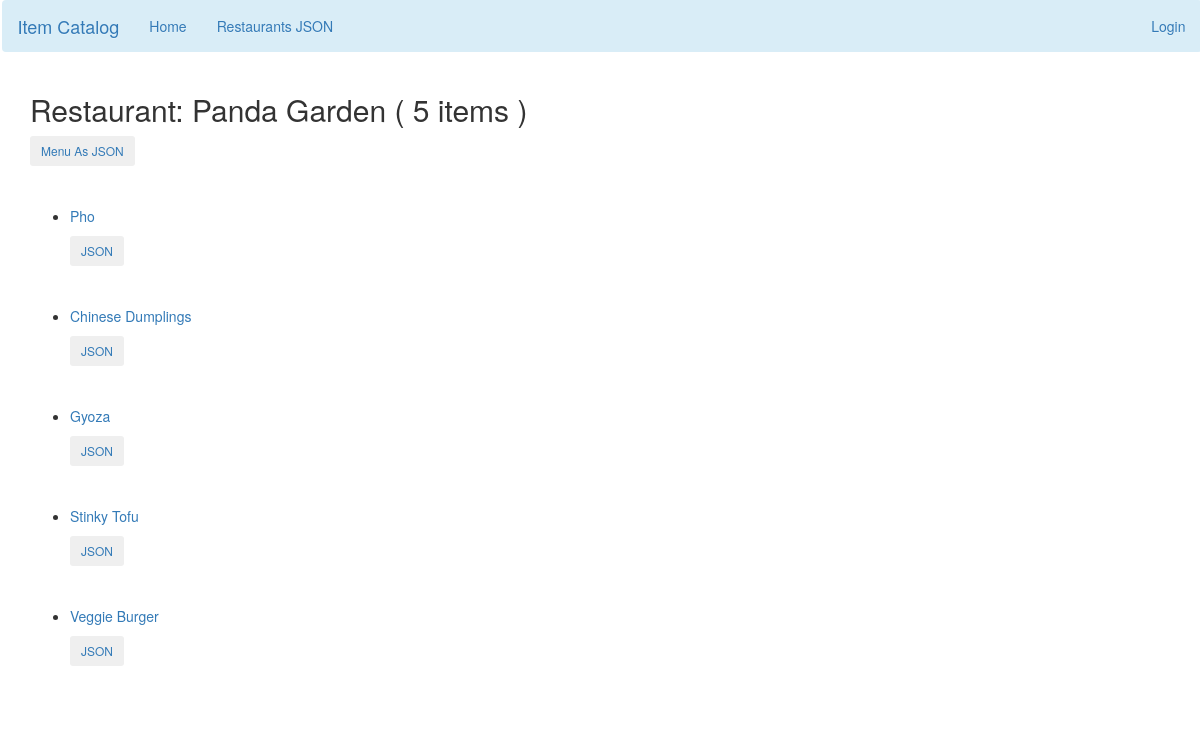
The page /restaurant/3/menu/ on the database its author committed.
### database_setup.py (models this page shows, shortened)
class Restaurant(Base):
    __tablename__ = 'restaurant'
    id = Column(Integer, primary_key=True)
    name = Column(String(250), nullable=False)
    user_id = Column(Integer, ForeignKey('user.id'))
    user = relationship(User)

class MenuItem(Base):
    __tablename__ = 'menu_item'
    name = Column(String(80), nullable=False)
    id = Column(Integer, primary_key=True)
    description = Column(String(250))
    price = Column(String(8))
    course = Column(String(250))
    restaurant_id = Column(Integer, ForeignKey('restaurant.id'))
    restaurant = relationship(Restaurant)
    user_id = Column(Integer, ForeignKey('user.id'))
    user = relationship(User)

### project.py (the view)
@app.route(
    '/restaurant/<int:restaurant_id>/',
    methods=['GET', 'POST'])
@app.route(
    '/restaurant/<int:restaurant_id>/menu/',
    methods=['GET', 'POST'])
def showMenu(restaurant_id):
    restaurant = session.query(Restaurant).filter_by(
        id=restaurant_id).one()
    items = session.query(MenuItem).filter_by(
        restaurant_id=restaurant_id).all()
    quantity = len(items)
    return render_template(
        'menu.html',
        restaurant=restaurant, items=items, quantity=quantity)

### templates/menu.html (shortened to what this page needs)
{% extends "main.html" %}
{% block content %}
{% include "flash.html" %}
    <div class="row">
        <div class="col-md-6">
            <h2>Restaurant: {{restaurant.name}} ( {{ quantity }} items )</h2>
            <a href = "{{url_for('restaurantMenuJSON',restaurant_id = restaurant.id)}}">
                <button class="btn btn-secondary btn-sm">Menu As JSON
                </button>
            </a><br><br>
            {% if items !=[] %}
                <div><br>
                    <ul>
                        {% for item in items %}
                            <li>
                                <p><a href = "{{url_for('showMenuItem', restaurant_id = restaurant.id, menu_item_id=item.id)}}">{{item.name}}</a></p>
                                <a href = "{{url_for('menuItemJSON',restaurant_id = restaurant.id, menu_id=item.id)}}"><button class="btn btn-secondary btn-sm">JSON</button></a><br><br>
                                </li><br>
                        {% endfor %}
                    </ul>
                </div>
            {% endif %}
        </div>
    </div>
{% endblock %}

### rows shown on the page
Restaurant: name "Panda Garden"
MenuItem: name "Pho"
MenuItem: name "Chinese Dumplings"
MenuItem: name "Gyoza"
MenuItem: name "Stinky Tofu"
MenuItem: name "Veggie Burger"

### other values the page prints
{{ quantity }} "5"
